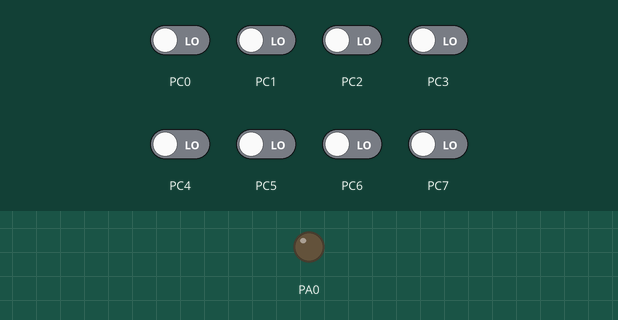
Recording of a program running on a simulated ATmega32, built with avr-gcc and emulated at 8 MHz. Shown: output pins drawn as LEDs (lit = HIGH). The inputs (shaded band) are chosen by the test bench; at power-on: PC0–7 LOW.

Above: at 1.2 s.
1.3 s: PC0 driven HIGH
At 2.5 s:
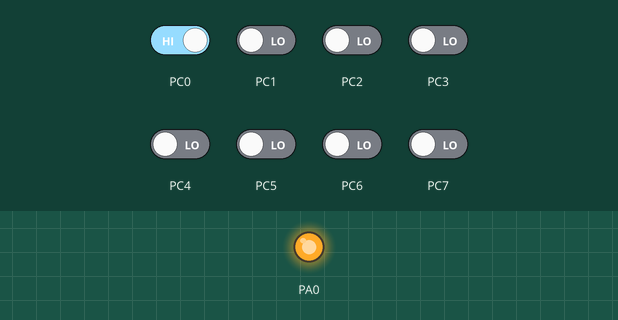
2.8 s: PC0 driven LOW
At 3.7 s:
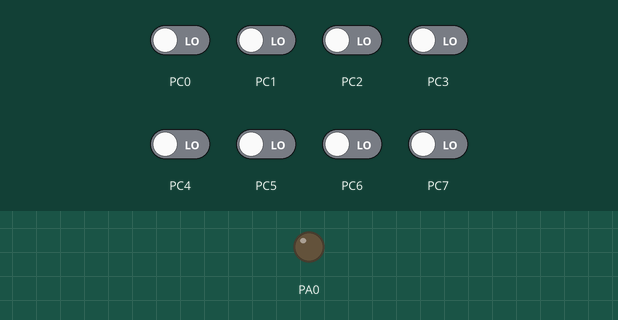
Timing chart, 0 to 5.8 s (numbered marks = the images above; inputs shaded):
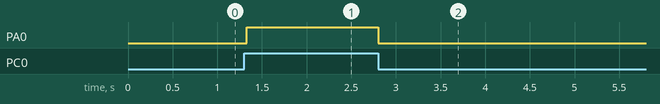

Measured:
- after the input at 1.3 s, PA0: LOW → HIGH at once
- after the input at 2.8 s, PA0: HIGH → LOW at once

The program:

Switch.c
```c
/*
 * Switch.c
 *
 * Created: 5/22/2022 7:30:24 AM
 *  Author: Morsy
 */


#include <avr/io.h>
#define F_CPU 8000000ul
#include<util/delay.h>

#include "HLED.h"
#include "STD_TYPES.h"
#include "GPIO.h"


int main(void)
{
	u8 SW_State=0;

	LED_init(A,0);
	DIO_Set_Pin_Direction(C,0,INPUT);

	while(1)
    {
		SW_State=DIO_Get_Pin_value(C,0);
		if(SW_State==1)
		{
			_delay_ms(30);
			LED_ON(A,0);

		}
		else
		{
			LED_OFF(A,0);

		}

    }
}
```

HLED.c
```c
/*
 * HLED.c
 *
 * Created: 5/21/2022 12:31:02 AM
 *  Author: Morsy
 */


#include "HLED.h"

void LED_init(u8 PORT, u8 PIN)
{
	DIO_Set_Pin_Direction(PORT,PIN,OUTPUT);
}

void LED_ON(u8 PORT, u8 PIN)
{
	DIO_Set_Pin_Value(PORT,PIN,HIGH);
}

void LED_OFF(u8 PORT, u8 PIN)
{

	DIO_Set_Pin_Value(PORT,PIN,LOW);
}


void LED_Toggle(u8 PORT, u8 PIN)
{
	*((volatile u8*)(A+2))^=(1<<PIN);

}
u8 LED_Read_Status(u8 PORT, u8 PIN)
{
	u8 Pin_Value;
	Pin_Value=DIO_Get_Pin_value(PORT,PIN);
	return Pin_Value;
}
```

HLED.h
```c
/*
 * HLED.h
 *
 * Created: 5/21/2022 12:26:21 AM
 *  Author: Morsy
 */


#include "STD_TYPES.h"
#include "std_macros.h"
#include "GPIO.h"

#ifndef HLED_H_
#define HLED_H_

void LED_init(u8 PORT, u8 PIN);

void LED_ON(u8 PORT, u8 PIN);

void LED_OFF(u8 PORT, u8 PIN);

void LED_Toggle(u8 PORT, u8 PIN);

u8 LED_Read_Status(u8 PORT, u8 PIN);

#endif //HLED_H_
```

std_macros.h
```c
/*
 * std_macros.h
 *
 * Created: 11/25/2020 3:19:35 PM
 *  Author: PC
 */


#ifndef STD_MACROS_H_
#define STD_MACROS_H_

#define SET_BIT(REG,BIT)	REG|=(1<<BIT)
#define CLR_BIT(REG,BIT)	REG&=(~(1<<BIT))
#define TOG_BIT(REG,BIT)	REG^= (1<<BIT)
#define GET_BIT(REG,BIT)    ((REG>>BIT)&1)
//#define GET_BIT(REG,BIT)  (REG&(1<<BIT))>>BIT)


#endif /* STD_MACROS_H_ */
```

GPIO.c
```c
/*************************************/
/* Author  : Ali Morsy  **************/
/* Version : 1          **************/
/* Date    : 22/5/021   **************/
/*************************************/


#include "STD_TYPES.h"
#include "std_macros.h"

#include "GPIO.h"


/*        SET Direction         */
void DIO_Set_Port_Direction(u8 Base, u8 Direction)
{
	if((Direction == OUTPUT)||(Direction==1))
	{
		(*(volatile u8*)(Base+1)) = 0xFF;
	}
	else if((Direction == INPUT)||(Direction==0))
	{
		(*(volatile u8*)(Base+1)) = 0x00;
	}


}


void DIO_Set_Pin_Direction(u8 Base, u8 PIN, u8 Direction)
{

	if((Direction == OUTPUT) || (Direction == 1))
	{
		//SET_BIT((*(volatile u8*)(Base+1)),PIN);  // OUTPUT = 1
		(*(volatile u8*)(Base+1))|=(1<<PIN);
	}
	else if((Direction == INPUT) || (Direction == 0))
	{
		//CLR_BIT((*(volatile u8*)(Base+1)),PIN); // INPUT = 0;
		(*(volatile u8*)(Base+1))&=(~(1<<PIN));
	}
	else
	{

	}
}


/*        SET Value         */
void DIO_Set_Port_Value(u8 Base, u8 Value)
{
	(*(volatile u8*)(Base+2)) = Value;
}

void DIO_Set_Pin_Value(u8 Base,u8 PIN, u8 Value)
{
	if((Value == HIGH) || (Value == 1))
	{	//SET_BIT((*(volatile u8*)(Base+2)),PIN);
		(*(volatile u8*)(Base+2))|=(1<<PIN);
	}
	else if((Value == LOW) || (Value == 0))
	{
		(*(volatile u8*)(Base+2))&=(~(1<<PIN));
	}
	else
	{

	}
}

/*        Get Value         */
u8 DIO_Get_Port_value(u8 Base)
{
	 volatile u8 Value;
	Value = (*(volatile u8*)(Base));
	return Value;
}


u8 DIO_Get_Pin_value (u8 Base, u8 PIN)
{
	volatile u8 Value;
	Value = ((*(volatile u8*)(Base))>>PIN)&1;
	return Value;
}


/* Set HIGH NIPPLE */

void DIO_SET_HIGH_Nipple_Value(u8 Base, u8 Data)
{
	Data<<=4;
	(*(volatile u8*)(Base+2)) &=0x0f;  //to CLR HIGH NIPPLE Pins before write
	(*(volatile u8*)(Base+2)) ^=Data;

}

/* Set LOW NIPPLE */

void DIO_SET_LOW_Nipple_Value(u8 Base, u8 Data)
{
	(*(volatile u8*)(Base+2)) &=0xf0;  //to CLR LOW NIPPLE before write
	(*(volatile u8*)(Base+2)) ^=(Data & 0x0F) ;

}
/*
void DIO(u8 Base, u8 Data)
{
	(*(volatile u8*)(Base+2)) &=0xf0;  //to CLR LOW NIPPLE before write
	(*(volatile u8*)(Base+2)) ^=Data;

}

*/
```

GPIO.h
```c
/*************************************/
/* Author  : Ali Morsy  **************/
/* Version : 1          **************/
/* Date    : 22/5/021   **************/
/*************************************/

#ifndef GPIO_H
#define GPIO_H

#include "STD_TYPES.h"

// BASE ADDRESS FOR ALL PORTS  Base Address = Address of PIN Register
#define A	0x39  // PINA
#define B	0x36  // PINB
#define C	0x33  // PINC
#define D	0x30  // PIND

#define OUTPUT 1
#define INPUT  0

#define HIGH   1
#define LOW    0


/*        SET Direction         */
void DIO_Set_Port_Direction(u8 Base, u8 Direction);
void DIO_Set_Pin_Direction(u8 Base, u8 PIN, u8 Direction);

/*        SET Value         */
void DIO_Set_Port_Value(u8 Base, u8 Value);
void DIO_Set_Pin_Value(u8 Base,u8 PIN, u8 Value);

/*        Get Value         */
u8 DIO_Get_Port_value (u8 Base);
u8 DIO_Get_Pin_value  (u8 Base, u8 PIN);

/* Set HIGH NIPPLE */

void DIO_SET_HIGH_Nipple_Value(u8 Base, u8 Data);

/* Set LOW NIPPLE */

void DIO_SET_LOW_Nipple_Value(u8 Base, u8 Data);

#endif  // GPIO_H
```

STD_TYPES.h
```c
/****************************************************/
/*AUTHOR    : Ali Morsy                             */
/*Date      : 9 Aug 2020                            */
/*Version   : V01                                   */
/****************************************************/

#ifndef STD_TYPES_H
#define STD_TYPES_H

typedef unsigned char          u8;
typedef signed char 		   s8;
typedef unsigned short int    u16;
typedef unsigned long  int    u32;


#endif
```
